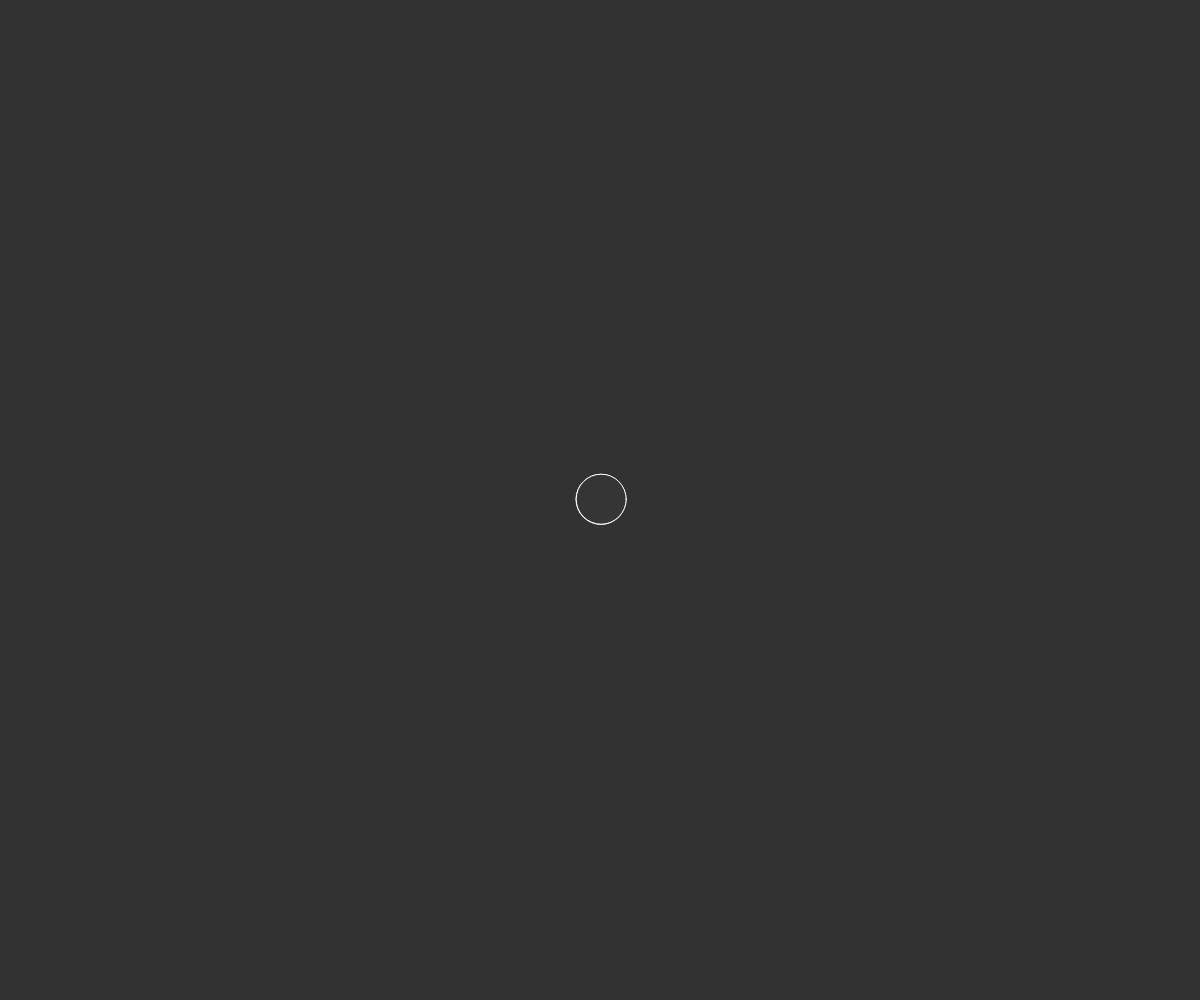
Frame 1 (no input)
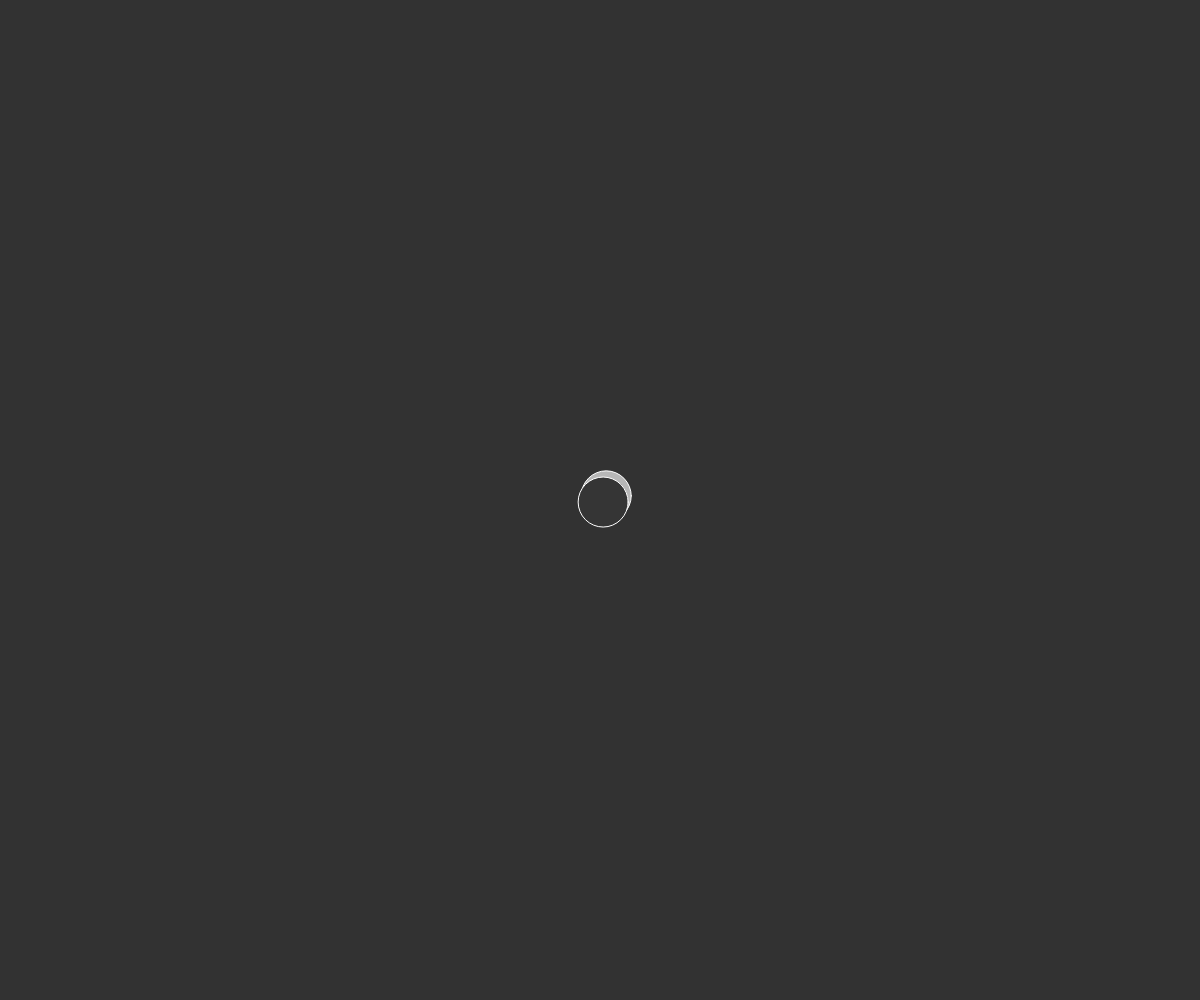
Frame 60 (no input)
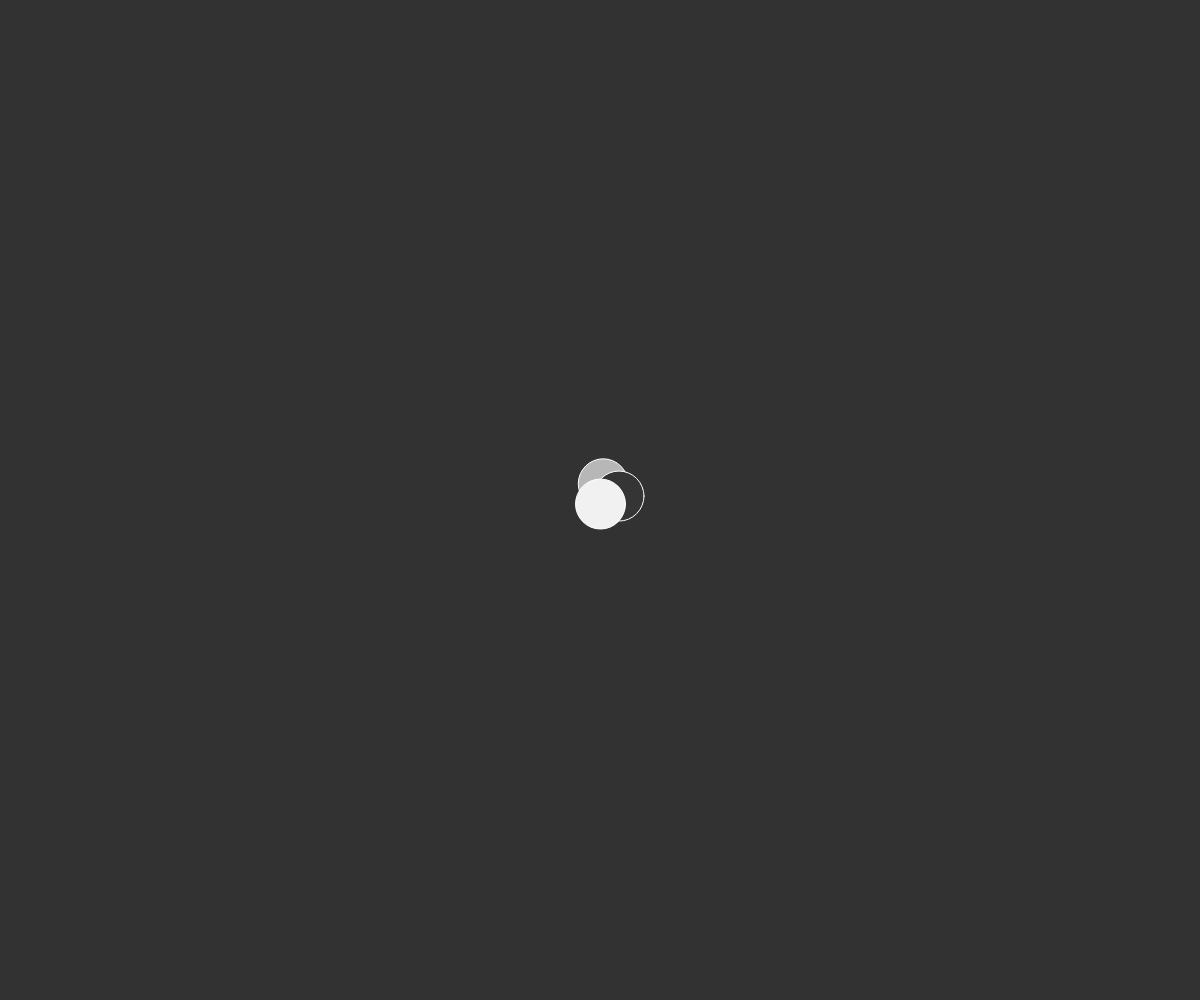
Frame 120 (the mouse pressed at the canvas centre since frame 60)

The p5.js sketch that drew these frames (run headless with seeded random() and noise() and a simulated clock; from frame 60 on, the mouse is pressed at the canvas centre):

// p5.js sketch
// ── sketch.js
var blobarray = [];

function setup() {
	createCanvas(windowWidth, windowHeight);

  for(var i=0; i < 2; i++) {
    blobarray[i] = new Blob(0);
  }  
}

function draw() {
  background(50);

  for(var i=0; i < blobarray.length; i++) {
    blobarray[i].move();
    blobarray[i].display();
  }   
}

function mousePressed() {
	blobarray = append(blobarray, new Blob(0)); 
}
// ── Blob.js
class Blob {
	constructor(c) {
		this.x = width/2;
  	this.y = height/2;

  	this.dx = -2;
  	this.dy = 2;

  	this.col = random(256);

  	stroke(255);
	}

	move() {
		this.x = this.x + random(this.dx, this.dy);
	  this.y = this.y + random(this.dx, this.dy);
	}

	display() {
		fill(this.col);
		ellipse(this.x, this.y, 50, 50);
	}
}
